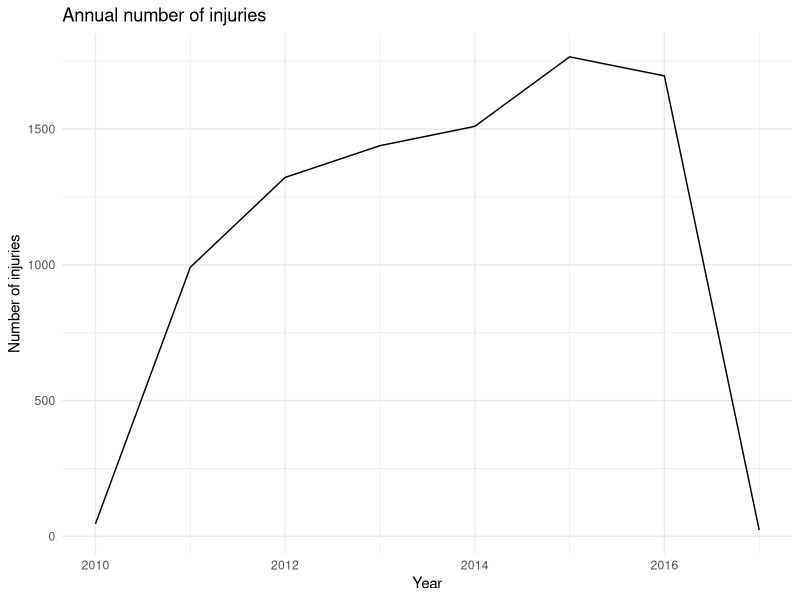
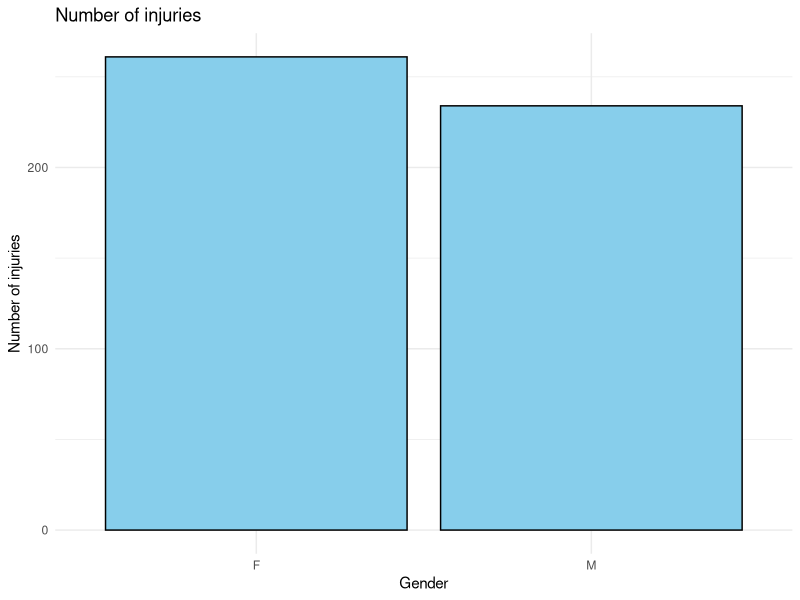
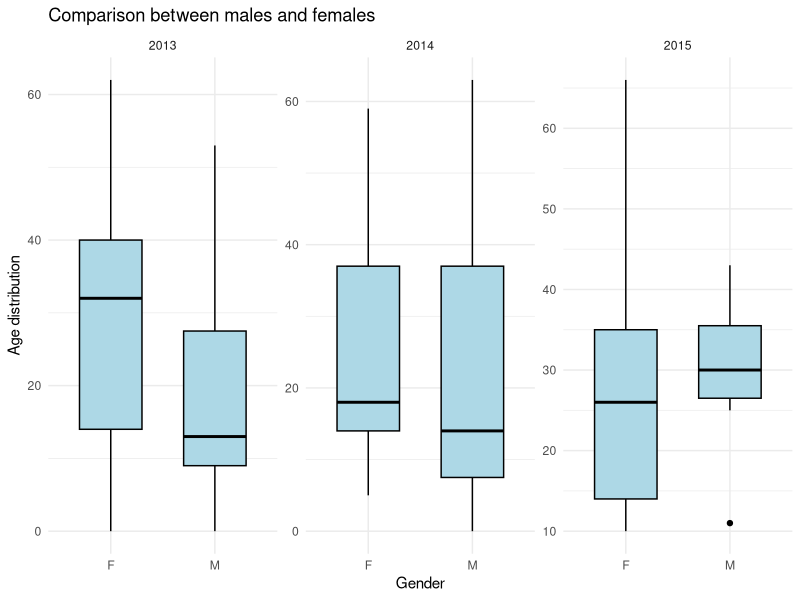

Here is the R script that generated these plots, in order:
## ---- chunk 1
tx_injuries <- readr::read_csv("data/tx_injuries.csv")
safer_parks <- readr::read_csv("data/safer_parks.csv")
## ---- chunk 2
library(dplyr)
library(tidyr)
library(ggplot2)
library(lubridate)
library(purrr)
library(survival)
safer_parks <- safer_parks %>% drop_na(num_injured)
year <- safer_parks$acc_date |>
  map(.f = ~as.Date(.x, format = "%m/%d/%Y")) |>
  map_dbl(.f = ~year(.x))
safer_parks <- mutate(safer_parks, year)
year_trend <- safer_parks %>% group_by(year) %>% summarise(n = sum(num_injured))
## ---- chunk 3
plot <- ggplot(year_trend, aes(x = year, y = n)) +
  geom_line() +
  labs(title = "Annual number of injuries", x = "Year", y = "Number of injuries") +
  theme_minimal()

# Save the plot to a file (change the file format and filename as needed)
ggsave("anual.png", plot, width = 8, height = 6, units = "in")

## ---- chunk 4
tx_injuries <- tx_injuries %>% drop_na(age)
tx_injuries <- tx_injuries %>% drop_na(gender)
tx_injuries <- tx_injuries %>%
  filter(!(age %in% c("n/a", "na", "n.a")))
tx_injuries <- tx_injuries %>%
  mutate(gender = toupper(gender)) %>%
  filter(!(gender %in% c("n/a", "na", "n.a", "N/A", "NA")))
year1 <- tx_injuries$injury_date |>
  map(.f = ~as.Date(.x, format = "%m/%d/%Y")) |>
  map_dbl(.f = ~year(.x))
tx_injuries <- mutate(tx_injuries, year1)
gender_trend <- tx_injuries %>% group_by(gender) %>% summarise(n = n())
plot2 <- ggplot(gender_trend, aes(x = gender, y = n)) +
  geom_bar(stat = "identity", fill = "skyblue", color = "black") +
  labs(title = "Number of injuries", x = "Gender", y = "Number of injuries") +
  theme_minimal()
ggsave("gender.png", plot2, width = 8, height = 6, units = "in")
## ---- chunk 5
comparison <- data.frame(tx_injuries)
comparison$age <- as.numeric(comparison$age)
comparison <- comparison %>% drop_na(year1)
plot3 <- ggplot(comparison, aes(x = gender, y = age)) +
  geom_boxplot(fill = "lightblue", color = "black", width = 0.6) +
  labs(title = "Comparison between males and females", x = "Gender", y = "Age distribution") +
  theme_minimal() +
  facet_wrap(~year1, scales = "free_y")
ggsave("gender2.png", plot3, width = 8, height = 6, units = "in")
## ---- chunk 6
comparison$event <- 1
survfit(Surv(year1, event) ~ gender, data = comparison)
